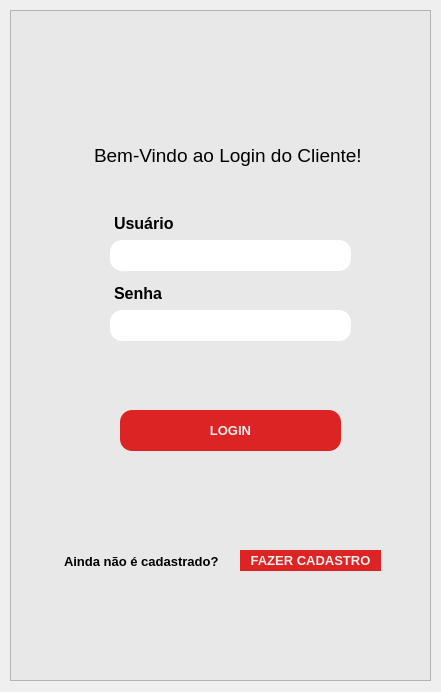
<?xml version="1.0" encoding="UTF-8"?>
<ui version="4.0">
 <class>Form</class>
 <widget class="QWidget" name="Form">
  <property name="geometry">
   <rect>
    <x>0</x>
    <y>0</y>
    <width>441</width>
    <height>692</height>
   </rect>
  </property>
  <property name="windowTitle">
   <string>Login Cliente</string>
  </property>
  <widget class="QFrame" name="frame">
   <property name="geometry">
    <rect>
     <x>10</x>
     <y>10</y>
     <width>421</width>
     <height>671</height>
    </rect>
   </property>
   <property name="styleSheet">
    <string notr="true">background-color: rgb(232, 232, 232);</string>
   </property>
   <property name="frameShape">
    <enum>QFrame::StyledPanel</enum>
   </property>
   <property name="frameShadow">
    <enum>QFrame::Raised</enum>
   </property>
   <widget class="QPushButton" name="bt_cadastrarCliente">
    <property name="geometry">
     <rect>
      <x>230</x>
      <y>540</y>
      <width>141</width>
      <height>21</height>
     </rect>
    </property>
    <property name="font">
     <font>
      <pointsize>10</pointsize>
      <weight>75</weight>
      <bold>true</bold>
     </font>
    </property>
    <property name="styleSheet">
     <string notr="true">QPushButton{
	background-color: rgba(221, 33, 33, 0.99);
	border-radius: 12px;
	color: rgb(238, 238, 238);
}

QPushButton:hover{
	background-color: rgb(255, 206, 137);
	border-radius: 12px;
	color: rgb(100, 76, 47);
}</string>
    </property>
    <property name="text">
     <string>FAZER CADASTRO</string>
    </property>
   </widget>
   <widget class="QPushButton" name="bt_loginCliente">
    <property name="enabled">
     <bool>true</bool>
    </property>
    <property name="geometry">
     <rect>
      <x>110</x>
      <y>400</y>
      <width>221</width>
      <height>41</height>
     </rect>
    </property>
    <property name="font">
     <font>
      <pointsize>10</pointsize>
      <weight>75</weight>
      <bold>true</bold>
     </font>
    </property>
    <property name="styleSheet">
     <string notr="true">QPushButton{
	background-color: rgba(221, 33, 33, 0.99);
	border-radius: 12px;
	color: rgb(238, 238, 238);
}

QPushButton:hover{
	background-color: rgb(255, 206, 137);
	border-radius: 12px;
	color: rgb(100, 76, 47);
}
</string>
    </property>
    <property name="text">
     <string>LOGIN</string>
    </property>
   </widget>
   <widget class="QLabel" name="tck">
    <property name="geometry">
     <rect>
      <x>160</x>
      <y>30</y>
      <width>111</width>
      <height>71</height>
     </rect>
    </property>
    <property name="styleSheet">
     <string notr="true"/>
    </property>
    <property name="text">
     <string/>
    </property>
    <property name="pixmap">
     <pixmap>../imgs/tickets.png</pixmap>
    </property>
    <property name="scaledContents">
     <bool>true</bool>
    </property>
   </widget>
   <widget class="QTextEdit" name="texto_bemvindo">
    <property name="geometry">
     <rect>
      <x>80</x>
      <y>130</y>
      <width>281</width>
      <height>41</height>
     </rect>
    </property>
    <property name="styleSheet">
     <string notr="true">border: none;</string>
    </property>
    <property name="html">
     <string>&lt;!DOCTYPE HTML PUBLIC &quot;-//W3C//DTD HTML 4.0//EN&quot; &quot;http://www.w3.org/TR/REC-html40/strict.dtd&quot;&gt;
&lt;html&gt;&lt;head&gt;&lt;meta name=&quot;qrichtext&quot; content=&quot;1&quot; /&gt;&lt;style type=&quot;text/css&quot;&gt;
p, li { white-space: pre-wrap; }
&lt;/style&gt;&lt;/head&gt;&lt;body style=&quot; font-family:'MS Shell Dlg 2'; font-size:8.25pt; font-weight:400; font-style:normal;&quot;&gt;
&lt;p style=&quot; margin-top:0px; margin-bottom:0px; margin-left:0px; margin-right:0px; -qt-block-indent:0; text-indent:0px;&quot;&gt;&lt;span style=&quot; font-size:14pt;&quot;&gt;Bem-Vindo ao Login do Cliente!&lt;/span&gt;&lt;/p&gt;&lt;/body&gt;&lt;/html&gt;</string>
    </property>
   </widget>
   <widget class="QLineEdit" name="box_senha">
    <property name="geometry">
     <rect>
      <x>100</x>
      <y>300</y>
      <width>241</width>
      <height>31</height>
     </rect>
    </property>
    <property name="styleSheet">
     <string notr="true">background-color: rgb(255, 255, 255);
border-radius: 12px;
border: none;</string>
    </property>
   </widget>
   <widget class="QTextEdit" name="texto_ask">
    <property name="geometry">
     <rect>
      <x>50</x>
      <y>540</y>
      <width>211</width>
      <height>41</height>
     </rect>
    </property>
    <property name="styleSheet">
     <string notr="true">border: none;</string>
    </property>
    <property name="html">
     <string>&lt;!DOCTYPE HTML PUBLIC &quot;-//W3C//DTD HTML 4.0//EN&quot; &quot;http://www.w3.org/TR/REC-html40/strict.dtd&quot;&gt;
&lt;html&gt;&lt;head&gt;&lt;meta name=&quot;qrichtext&quot; content=&quot;1&quot; /&gt;&lt;style type=&quot;text/css&quot;&gt;
p, li { white-space: pre-wrap; }
&lt;/style&gt;&lt;/head&gt;&lt;body style=&quot; font-family:'MS Shell Dlg 2'; font-size:8.25pt; font-weight:400; font-style:normal;&quot;&gt;
&lt;p style=&quot; margin-top:0px; margin-bottom:0px; margin-left:0px; margin-right:0px; -qt-block-indent:0; text-indent:0px;&quot;&gt;&lt;span style=&quot; font-size:10pt; font-weight:600;&quot;&gt;Ainda não é cadastrado?&lt;/span&gt;&lt;/p&gt;&lt;/body&gt;&lt;/html&gt;</string>
    </property>
   </widget>
   <widget class="QTextEdit" name="texto_erro">
    <property name="geometry">
     <rect>
      <x>103</x>
      <y>350</y>
      <width>231</width>
      <height>31</height>
     </rect>
    </property>
    <property name="styleSheet">
     <string notr="true">border: none;</string>
    </property>
    <property name="html">
     <string>&lt;!DOCTYPE HTML PUBLIC &quot;-//W3C//DTD HTML 4.0//EN&quot; &quot;http://www.w3.org/TR/REC-html40/strict.dtd&quot;&gt;
&lt;html&gt;&lt;head&gt;&lt;meta name=&quot;qrichtext&quot; content=&quot;1&quot; /&gt;&lt;style type=&quot;text/css&quot;&gt;
p, li { white-space: pre-wrap; }
&lt;/style&gt;&lt;/head&gt;&lt;body style=&quot; font-family:'MS Shell Dlg 2'; font-size:8.25pt; font-weight:400; font-style:normal;&quot;&gt;
&lt;p style=&quot;-qt-paragraph-type:empty; margin-top:0px; margin-bottom:0px; margin-left:0px; margin-right:0px; -qt-block-indent:0; text-indent:0px;&quot;&gt;&lt;br /&gt;&lt;/p&gt;&lt;/body&gt;&lt;/html&gt;</string>
    </property>
   </widget>
   <widget class="QLineEdit" name="box_usuario">
    <property name="geometry">
     <rect>
      <x>100</x>
      <y>230</y>
      <width>241</width>
      <height>31</height>
     </rect>
    </property>
    <property name="styleSheet">
     <string notr="true">background-color: rgb(255, 255, 255);
border-radius: 12px;
border: none;</string>
    </property>
   </widget>
   <widget class="QTextEdit" name="texto_usuario">
    <property name="geometry">
     <rect>
      <x>100</x>
      <y>200</y>
      <width>104</width>
      <height>31</height>
     </rect>
    </property>
    <property name="styleSheet">
     <string notr="true">border: none;</string>
    </property>
    <property name="html">
     <string>&lt;!DOCTYPE HTML PUBLIC &quot;-//W3C//DTD HTML 4.0//EN&quot; &quot;http://www.w3.org/TR/REC-html40/strict.dtd&quot;&gt;
&lt;html&gt;&lt;head&gt;&lt;meta name=&quot;qrichtext&quot; content=&quot;1&quot; /&gt;&lt;style type=&quot;text/css&quot;&gt;
p, li { white-space: pre-wrap; }
&lt;/style&gt;&lt;/head&gt;&lt;body style=&quot; font-family:'MS Shell Dlg 2'; font-size:8.25pt; font-weight:400; font-style:normal;&quot;&gt;
&lt;p style=&quot; margin-top:0px; margin-bottom:0px; margin-left:0px; margin-right:0px; -qt-block-indent:0; text-indent:0px;&quot;&gt;&lt;span style=&quot; font-size:12pt; font-weight:600;&quot;&gt;Usuário&lt;/span&gt;&lt;/p&gt;&lt;/body&gt;&lt;/html&gt;</string>
    </property>
   </widget>
   <widget class="QTextEdit" name="texto_senha">
    <property name="geometry">
     <rect>
      <x>100</x>
      <y>270</y>
      <width>104</width>
      <height>31</height>
     </rect>
    </property>
    <property name="styleSheet">
     <string notr="true">border: none;</string>
    </property>
    <property name="html">
     <string>&lt;!DOCTYPE HTML PUBLIC &quot;-//W3C//DTD HTML 4.0//EN&quot; &quot;http://www.w3.org/TR/REC-html40/strict.dtd&quot;&gt;
&lt;html&gt;&lt;head&gt;&lt;meta name=&quot;qrichtext&quot; content=&quot;1&quot; /&gt;&lt;style type=&quot;text/css&quot;&gt;
p, li { white-space: pre-wrap; }
&lt;/style&gt;&lt;/head&gt;&lt;body style=&quot; font-family:'MS Shell Dlg 2'; font-size:8.25pt; font-weight:400; font-style:normal;&quot;&gt;
&lt;p style=&quot; margin-top:0px; margin-bottom:0px; margin-left:0px; margin-right:0px; -qt-block-indent:0; text-indent:0px;&quot;&gt;&lt;span style=&quot; font-size:12pt; font-weight:600;&quot;&gt;Senha&lt;/span&gt;&lt;/p&gt;&lt;/body&gt;&lt;/html&gt;</string>
    </property>
   </widget>
   <zorder>texto_senha</zorder>
   <zorder>texto_usuario</zorder>
   <zorder>texto_ask</zorder>
   <zorder>bt_cadastrarCliente</zorder>
   <zorder>tck</zorder>
   <zorder>bt_loginCliente</zorder>
   <zorder>texto_bemvindo</zorder>
   <zorder>box_senha</zorder>
   <zorder>texto_erro</zorder>
   <zorder>box_usuario</zorder>
  </widget>
 </widget>
 <resources/>
 <connections/>
</ui>
